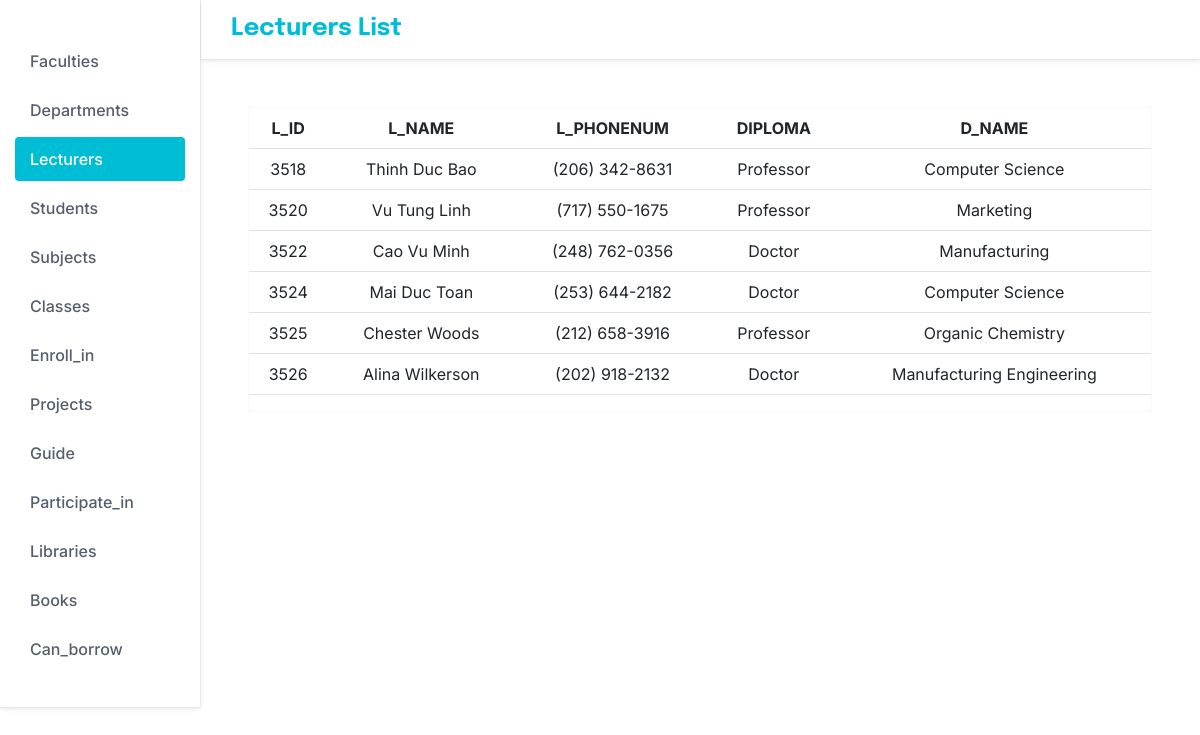
Page /lecturer on the committed database.
### tables this page shows
CREATE TABLE lecturers (
        l_ID integer not null primary key,
        l_name char(40),
        l_phonenum char(40),
        diploma char(40),
        d_name char(40),
        foreign key (d_name) references departments (d_name) on delete cascade on update cascade
    );

### app.py (the view)
@app.route("/lecturer")
def lecturer():
    results = db.session.query(lecturers).all()
    return render_template("lecturers.html", results = results)

### templates/lecturers.html (shortened to what this page needs)
<!DOCTYPE html>
<html lang="en">
  <head>
    <link
      href="https://cdn.jsdelivr.net/npm/bootstrap@5.2.2/dist/css/bootstrap.min.css"
      rel="stylesheet"
    />
    <link rel="stylesheet" href="/static/styles.css" />
  </head>
  <body>
    <div class="container-fluid m-0 p-0">
      <div class="row m-0">
        <div class="col-2 p-0">
          <nav class="sidenav pt-4">
            <ul class="list-unstyled sidenav-list">
              <li>
                <a href="{{ url_for('faculty')}}">
                  <span>Faculties</span>
                </a>
              </li>
              <li>
                <a href="{{ url_for('department')}}">
                  <span>Departments</span>
                </a>
                <li class="active">
                    <a href="{{ url_for('lecturer')}}">
                      <span>Lecturers</span>
                    </a>
                  </li>
                  <li>
                    <a href="{{ url_for('student')}}">
                      <span>Students</span>
                    </a>
                  </li>
                  <li>
                    <a href="{{ url_for('subject')}}">
                      <span>Subjects</span>
                    </a>
                  </li>
                  <li>
                    <a href="{{ url_for('def_class')}}">
                      <span>Classes</span>
                    </a>
                  </li>
                  <li>
                    <a href="{{ url_for('def_enroll_in')}}">
                      <span>Enroll_in</span>
                    </a>
                  </li>
                  <li>
                    <a href="{{ url_for('project')}}">
                      <span>Projects</span>
                    </a>
                  </li>
                  <li>
                    <a href="{{ url_for('def_guide')}}">
                      <span>Guide</span>
                    </a>
                  </li>
                  <li>
                    <a href="{{ url_for('def_participate_in')}}">
                      <span>Participate_in</span>
                    </a>
                  </li>
                  <li>
                    <a href="{{ url_for('library')}}">
                      <span>Libraries</span>
                    </a>
                  </li>
                  <li>
                    <a href="{{ url_for('book')}}">
                      <span>Books</span>
                    </a>
                  </li>
                  <li>
                    <a href="{{ url_for('def_can_borrow')}}">
                      <span>Can_borrow</span>
                    </a>
                  </li>
            </ul>
          </nav>
        </div>
        <div class="content col p-0 overflow-hidden">
          <header id="header">
            <h1>Lecturers List</h1>
          </header>
          <main>
            <div class="border border-light text-center m-5">
              <table class="table">
                <thead>
                  <tr>
                    <th scope="col">L_ID</th>
                    <th scope="col">L_NAME</th>
                    <th scope="col">L_PHONENUM</th>
                    <th scope="col">DIPLOMA</th>
                    <th scope="col">D_NAME</th>
                  </tr>
                </thead>
                <tbody class="" id="table-mcp">
                  {% for r in results %}
                    <tr>
                      <td> {{ r.l_ID }} </td>
                      <td> {{ r.l_name }} </td>
                      <td> {{ r.l_phonenum }} </td>
                      <td> {{ r.diploma }} </td>
                      <td> {{ r.d_name }} </td>
                    </tr>
                  {% endfor %}
                </tbody>
              </table>
            </div>
          </main>
        </div>
      </div>
    </div>
  </body>
</html>

### rows in the picture
lecturers: l_ID "3518", l_name "Thinh Duc Bao", l_phonenum "(206) 342-8631", diploma "Professor", d_name "Computer Science"
lecturers: l_ID "3520", l_name "Vu Tung Linh", l_phonenum "(717) 550-1675", diploma "Professor", d_name "Marketing"
lecturers: l_ID "3522", l_name "Cao Vu Minh", l_phonenum "(248) 762-0356", diploma "Doctor", d_name "Manufacturing"
lecturers: l_ID "3524", l_name "Mai Duc Toan", l_phonenum "(253) 644-2182", diploma "Doctor", d_name "Computer Science"
lecturers: l_ID "3525", l_name "Chester Woods", l_phonenum "(212) 658-3916", diploma "Professor", d_name "Organic Chemistry"
lecturers: l_ID "3526", l_name "Alina Wilkerson", l_phonenum "(202) 918-2132", diploma "Doctor", d_name "Manufacturing Engineering"
